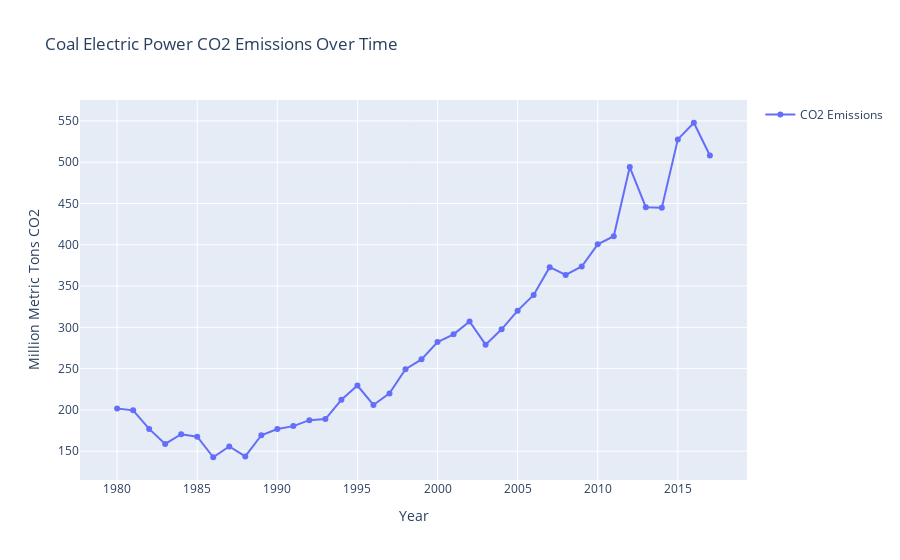

Write notebook code for a chart like this one.
### Markdown cell above
This is the same graph as above but is interactive, allowing one to see each observation and year in which it was recorded.

### Code cell
import plotly.graph_objects as go
fig = go.Figure()

fig.add_trace(go.Scatter(x=x_values, y=y_values, mode='lines+markers',
                         line=dict(shape='linear'), marker=dict(symbol='circle'),
                         name='CO2 Emissions'))
fig.update_layout(title='Coal Electric Power CO2 Emissions Over Time',
                  xaxis=dict(title='Year'),
                  yaxis=dict(title='Million Metric Tons CO2'),
                  showlegend=True)
fig.show()

### Figure 1 — Plotly figure (JSON) as saved in the notebook; plotly's stock layout.template omitted (floating-point values rounded to 4 significant figures)
{"data": [{"line": {"shape": "linear"}, "marker": {"symbol": "circle"}, "mode": "lines+markers", "name": "CO2 Emissions", "type": "scatter", "x": ["1980-01-01T00:00:00", "1981-01-01T00:00:00", "1982-01-01T00:00:00", "1983-01-01T00:00:00", "1984-01-01T00:00:00", "1985-01-01T00:00:00", "1986-01-01T00:00:00", "1987-01-01T00:00:00", "1988-01-01T00:00:00", "1989-01-01T00:00:00", "1990-01-01T00:00:00", "1991-01-01T00:00:00", "1992-01-01T00:00:00", "1993-01-01T00:00:00", "1994-01-01T00:00:00", "1995-01-01T00:00:00", "1996-01-01T00:00:00", "1997-01-01T00:00:00", "1998-01-01T00:00:00", "1999-01-01T00:00:00", "2000-01-01T00:00:00", "2001-01-01T00:00:00", "2002-01-01T00:00:00", "2003-01-01T00:00:00", "2004-01-01T00:00:00", "2005-01-01T00:00:00", "2006-01-01T00:00:00", "2007-01-01T00:00:00", "2008-01-01T00:00:00", "2009-01-01T00:00:00", "2010-01-01T00:00:00", "2011-01-01T00:00:00", "2012-01-01T00:00:00", "2013-01-01T00:00:00", "2014-01-01T00:00:00", "2015-01-01T00:00:00", "2016-01-01T00:00:00", "2017-01-01T00:00:00"], "y": [201.8, 199.4, 176.9, 158.7, 170.6, 167.5, 142.6, 155.7, 143.7, 169.3, 176.8, 180.3, 187.5, 188.9, 212.2, 229.6, 206.0, 220.0, 249.2, 261.2, 282.1, 291.6, 307.2, 279.0, 297.6, 320.2, 339.2, 372.9, 363.4, 373.7, 400.6, 410.3, 494.1, 445.6, 444.9, 527.7, 547.8, 508.2]}], "layout": {"showlegend": true, "title": {"text": "Coal Electric Power CO2 Emissions Over Time"}, "xaxis": {"title": {"text": "Year"}}, "yaxis": {"title": {"text": "Million Metric Tons CO2"}}}}
